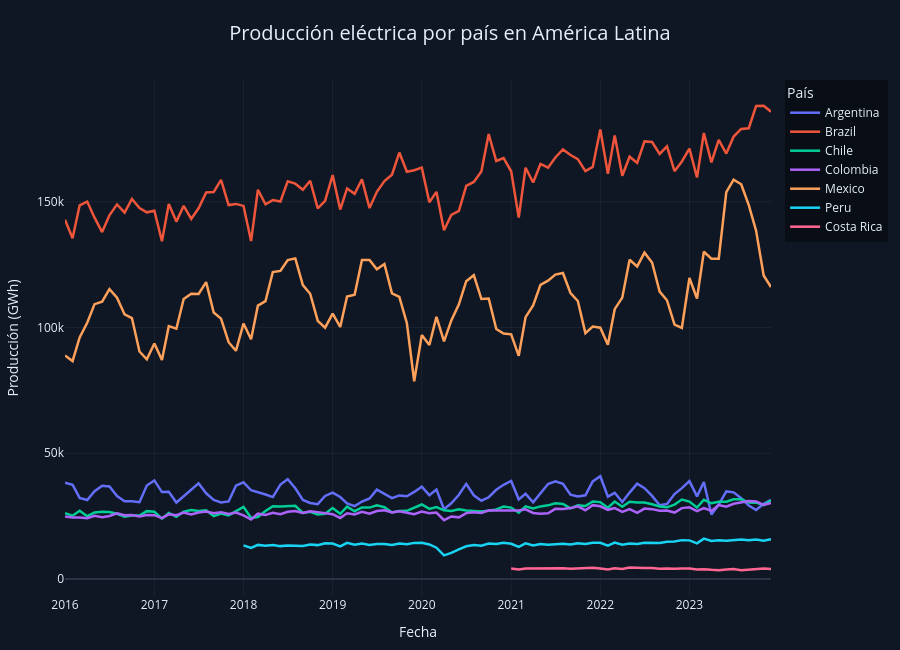

Notebook code cell kept with this figure:
### Markdown cell above
# Graficacion de Datos Limpios

### Code cell
import pandas as pd
import plotly.express as px

# Cargar datos limpios
df = pd.read_csv('latam_electricity_production_data.csv')

# Detectar columna de país
country_col = next((c for c in df.columns if 'country' in c.lower() or 'pais' in c.lower()), None)
if country_col is None:
    raise ValueError('No se encontró columna de país.')

# Fecha
if 'date' in df.columns:
    df['date'] = pd.to_datetime(df['date'])

# Columna de valores
value_col = 'value' if 'value' in df.columns else df.columns[-1]

# Preparar datos para gráfica
df_graph = df.groupby([country_col, 'date'], as_index=False)[value_col].sum()
df_graph = df_graph.sort_values(['date', country_col])

# Visual: tema oscuro con contraste
background_color = '#0f1724'  # fondo oscuro neutro
text_color = '#e6eef8'

fig = px.line(
    df_graph,
    x='date',
    y=value_col,
    color=country_col,
    title='Producción eléctrica por país en América Latina',
    labels={'date': 'Fecha', value_col: 'Producción (GWh)', country_col: 'País'},
    markers=False
)

fig.update_layout(
    template='plotly_dark',
    plot_bgcolor=background_color,
    paper_bgcolor=background_color,
    font=dict(color=text_color),
    title={'x': 0.5, 'xanchor': 'center', 'font': {'size': 20}},
    legend_title='País',
    legend=dict(bgcolor='rgba(0,0,0,0.4)', bordercolor='rgba(255,255,255,0.1)'),
    height=650,
    margin=dict(l=40, r=20, t=80, b=40)
)

fig.update_traces(line={'width': 2.5}, selector=dict(mode='lines'))
fig.update_xaxes(showgrid=True, gridcolor='rgba(255,255,255,0.05)', title_text='Fecha')
fig.update_yaxes(showgrid=True, gridcolor='rgba(255,255,255,0.05)', title_text='Producción (GWh)')

# Mostrar y exportar
fig.show()
fig.write_html('latam_produccion_electricidad.html', include_plotlyjs='cdn')
print('Gráfica exportada a latam_produccion_electricidad.html')
